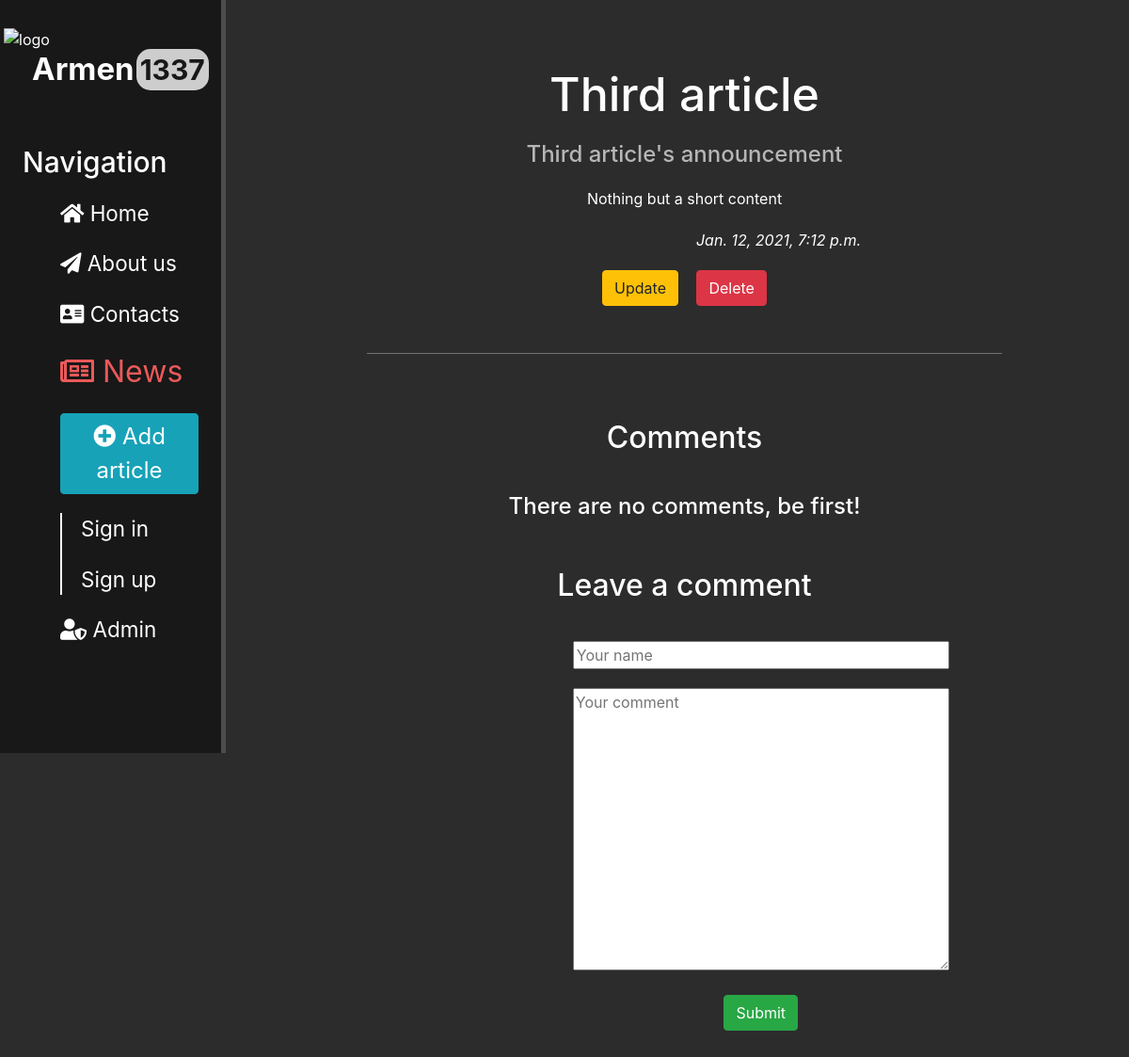
Before: /news/9/ with the older database file.
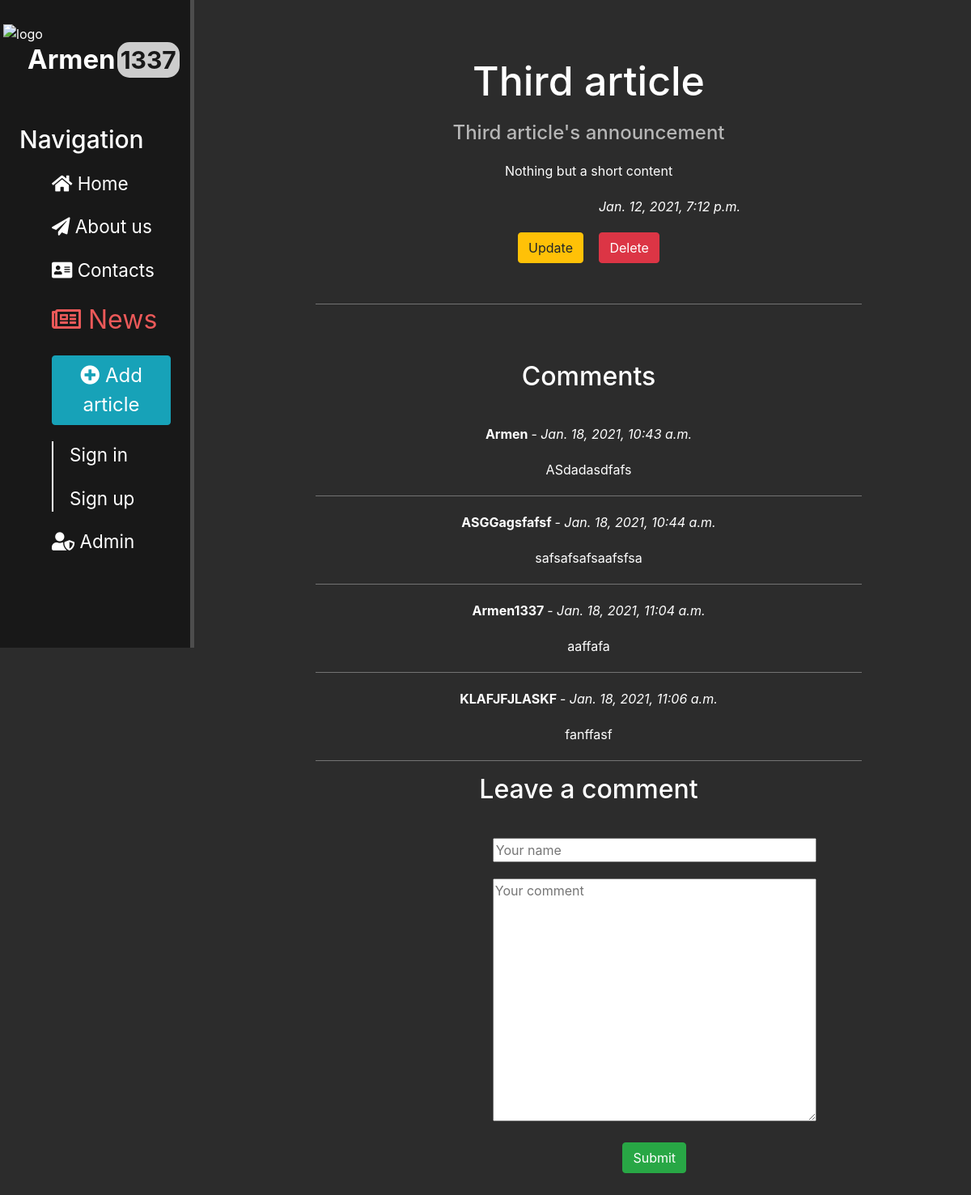
After: the same page with the newer database file.
### news/models.py (models this page shows, shortened)
class Article(models.Model):
	article_title = models.CharField("Title", max_length = 150)
	announcement = models.CharField("Announcement", max_length = 250)
	article_content = models.TextField('Article content')
	pub_date = models.DateTimeField("Publication date", auto_now_add = True)
	class Meta:
		verbose_name = "Article"
		verbose_name_plural = "Articles"

class Comment(models.Model):
	article = models.ForeignKey(Article, on_delete = models.CASCADE)
	author = models.CharField("Author", max_length = 200)
	comment_content = models.TextField("Comment")
	comment_date = models.DateTimeField("Comment date", auto_now_add = True)
	class Meta:
		verbose_name = "Comment"
		verbose_name_plural = "Comments"

### news/views.py (the view)
# urls.py: path('<int:pk>/', views.NewsDetailView.as_view(), name="news-detail"),
class NewsDetailView(DetailView):
	model = Article
	template_name = "news/detail.html"
	context_object_name = "article"   # key name

### news/templates/news/detail.html (shortened to what this page needs)
{% extends 'my_layout.html' %}
{% load static %}
{% block news %} <font size="6.25px" color="#eb5959"><i class="far fa-newspaper"></i> News</font> {% endblock %}
{% block content %}
<div class="features">
	<h1 style="margin-top: -30px;">{{article.article_title}}</h1>
	<h4 style="color: #b6b6b6; margin-top: 20px;">{{article.announcement}}</h4>
	<p>{{article.article_content}}</p>
	<p><i style="margin-left: 50%;"> {{ article.pub_date }} </i></p>
	<p> <a href="{% url 'news:news-update' article.id %}" class="btn btn-warning"> Update </a>
	<a href="{% url 'news:news-delete' article.id %}" class="btn btn-danger" style="margin-left: 15px;"> Delete </a> </p>
	<hr style="background-color: gray; margin: 50px 0px;">
	<div style="margin-bottom: 40px;">
		{% include 'news/comments.html' %}
	</div>
</div>
{% endblock %}

### main/templates/my_layout.html (shortened to what this page needs)
{% load static %}
<!DOCTYPE html>
<html>
<head>
	<link rel="stylesheet" type="text/css" href="https://stackpath.bootstrapcdn.com/bootstrap/4.5.2/css/bootstrap.min.css">
	<link rel="stylesheet" type="text/css" href="{% static 'main/css/styles.css' %}">
	<link rel="stylesheet" type="text/css" href="https://use.fontawesome.com/releases/v5.8.2/css/all.css">
</head>
<body>
	<aside>
		<img src="{% static 'main/img/canvas.png' %}" alt="logo">
		<div class="logo" style="cursor:default;">Armen<span>1337</span></div>
		<h3 style="cursor: default;">Navigation</h3>
		<ul>
			<a href="{% url 'home' %}"><li>{% block home %}<i class="fas fa-home"></i> Home {% endblock %}</li></a>
			<a href="{% url 'about' %}"><li>{% block about %}<i class="fas fa-paper-plane"></i> About us {% endblock %}</li></a>
			<a href="{% url 'contacts' %}"><li>{% block contacts %}<i class="fas fa-address-card"></i> Contacts {% endblock %}</li></a>
			<a href="{% url 'news:news_home' %}"><li>{% block news %}<i class="far fa-newspaper"></i> News {% endblock %}</li></a>
			<a href="{% url 'news:create' %}"><li><button class="btn btn-info"><font size="5px"><i class="fas fa-plus-circle"></i> Add article </font></button></li></a>
			{% if user.is_authenticated %}
				<a href="{% url 'logout' %}"><li> Logout </li></a>
			{% else %}
			<div style="border-left: 2px solid white;">
				<div style="margin-left: 20px;">
					<a href="{% url 'login' %}"><li>{% block signin %} Sign in {% endblock %}</li></a>
					<a href="{% url 'register' %}"><li>{% block signup %} Sign up {% endblock %}</li></a>
				</div>
			</div>
			{% endif %}
			<a href="/admin/" style="cursor: not-allowed;"><li><i class="fas fa-user-shield"></i> Admin</li></a>
		</ul>
	</aside>
	<main>
		{% block content %}
		{% endblock %}
	</main>
</body>
</html>

### news/templates/news/comments.html (shortened to what this page needs)
<h2 style="margin: 70px 0px 40px 0px;"> Comments </h2>
{% for comment in article.comment_set.all|dictsort:"id" %}
	<p><b> {{ comment.author }} </b> - <i> {{ comment.comment_date }} </i></p>
	<p> {{ comment.comment_content }} </p>
	<hr style="background-color: gray;">
{% empty %}
	<h4 style="margin-bottom: 50px;"> There are no comments, be first! </h4>
{% endfor %}
<h2 style="margin-bottom: 40px;"> Leave a comment </h2>
<form method="POST" action="{% url 'news:leave_comment' article.id %}">
	<p>	<input type="text" name="author_name" placeholder="Your name" style="width: 400px;"> </p>
	<p><textarea name="comment_content" placeholder="Your comment" style="width: 400px; height: 300px;"></textarea></p>
	<button type="submit" class="btn btn-success"> Submit </button>
</form>

### main/static/main/css/styles.css (style rules this page uses)
body { background: #2c2c2c; }
aside { float: left; position: fixed; background: #181818; width: 20%; padding: 2.5% 2% 2% 2%; height: 100vh; color: #fff; border-right: 5px solid #4d4d4d; }
aside img { margin-left: -20px; width: 70px; float: left; margin-right: 11px; }
aside .logo { margin-left: 4px; font-size: 33px; margin-left: 10px; font-weight: bold; position: relative; top: -5px; }
aside .logo span { font-size: 30px; color: #181818; background-color: #cdcdcd; border-radius: 15px; margin: 2px; padding: 4px; }
aside h3 { margin-top: 50px; font-size: 30px; }
aside ul { list-style: none; }
aside ul li { color: #fff; display: block; margin-top: 20px; font-size: 22.5px; transition: transform .4s ease; }
main { margin-left: 25%; }
main .features { margin-left: 10%; float: left; color: #fff; margin-top: 100px; text-align: center; width: 75%; }
main .features h1 { font-size: 50px; }
main .features p { max-width: 400px; margin: 20px auto; }
form { margin-left: 25%; margin-top: 30px; width: 500px; }

Changed rows visible on the page:
added Comment: author "Armen", comment_date "Jan. 18, 2021, 10:43 a.m.", comment_content "ASdadasdfafs"
added Comment: author "ASGGagsfafsf", comment_date "Jan. 18, 2021, 10:44 a.m.", comment_content "safsafsafsaafsfsa"
added Comment: author "Armen1337", comment_date "Jan. 18, 2021, 11:04 a.m.", comment_content "aaffafa"
added Comment: author "KLAFJFJLASKF", comment_date "Jan. 18, 2021, 11:06 a.m.", comment_content "fanffasf"
Other visible differences:
text no longer shown: "There are no comments, be first!"
